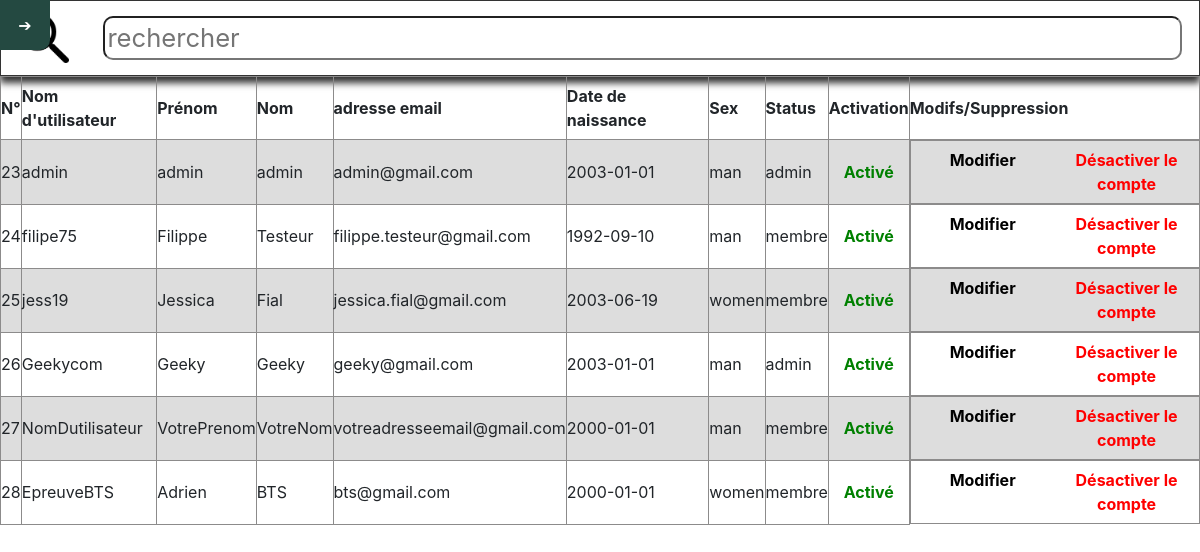
The app's page /admingestion.php?type=1 with its own data.
### tables this page shows
CREATE TABLE IF NOT EXISTS `users` (
  `ID_user` int(11) NOT NULL AUTO_INCREMENT,
  `username_user` varchar(50) NOT NULL,
  `firstname_user` varchar(50) NOT NULL,
  `lastname_user` varchar(50) NOT NULL,
  `email_user` varchar(50) NOT NULL,
  `birthday_user` date NOT NULL,
  `password_user` varchar(50) NOT NULL,
  `sex_user` varchar(15) NOT NULL,
  `tel_number_user` varchar(50) DEFAULT NULL,
  `billing_address_user` varchar(200) DEFAULT NULL,
  `delivery_address_user` varchar(200) DEFAULT NULL,
  `status_user` varchar(50) NOT NULL,
  `activate_user` tinyint(1) DEFAULT NULL,
  PRIMARY KEY (`ID_user`)
);

### admingestion.php (the view, shortened to what this page needs)
<!DOCTYPE html>
<html prefix="og: http://ogp.me/ns#">
<head>
    <link rel="stylesheet" href="css/formulary.css"/>
    <link rel="stylesheet" href="css/admingestion.css"/>
</head>
<body>
<?php require_once("header.php"); ?>
<?php
    if(isset($_GET['type']) AND $_GET['type'] == 1)
    {
        ?>
        <section class="container_search_ag">
            <form class="d-flex" id="form_client_ID" method="POST">
                <input type="search" name="searchCli" class="input_search_ag" placeholder="rechercher" value="<?php echo $_GET['value']; ?>"/>
            </form>
        </section>
        <section class="w-100">
            <table class="table_ag">
                <tr class="tr_ag">
                    <th>N°</th>
                    <th>Nom d'utilisateur</th>
                    <th>Prénom</th>
                    <th>Nom</th>
                    <th>adresse email</th>
                    <th>Date de naissance</th>
                    <th>Sex</th>
                    <th>Status</th>
                    <th>Activation</th>
                    <th>Modifs/Suppression</th>
                </tr>
                <?php
                $sql = "SELECT * FROM users";
                $sqlreq = mysqli_query($conn, $sql);
                while($fetch = $sqlreq->fetch_array())
                {
                ?>
                <tr class="tr_ag">
                    <td><?php echo $fetch['ID_user'];?></td>
                    <td><?php echo $fetch['username_user'];?></td>
                    <td><?php echo $fetch['firstname_user'];?></td>
                    <td><?php echo $fetch['lastname_user'];?></td>
                    <td><?php echo $fetch['email_user'];?></td>
                    <td><?php echo $fetch['birthday_user'];?></td>
                    <td><?php echo $fetch['sex_user'];?></td>
                    <td><?php echo $fetch['status_user'];?></td>
                    <td class="text-center"><?php
                        if($fetch['activate_user'] == 1) {
                            echo "<b style='color: green;'>Activé</b>";
                        }
                        else
                            {
                                echo "<b style='color:red;'>Desactivé</b>";
                            }
                        ?></td>
                    <td class="modif row w-100">
                        <a class="a_ text-center col-12 col-xs-12 col-s-6 col-sm-6 col-md-6 col-xl-6" href="#" data-numeroid="<?php echo $fetch['ID_user']; ?>" data-numeroid="<?php echo $fetch['ID_user']; ?>" data-type="modifier" onclick="modifier(this)"><b>Modifier</b></a>
                        <?php
                        if($fetch['activate_user'] == 0)
                            {
                                ?>
                        <a class="a_ modification text-center col-12 col-xs-12 col-s-6 col-sm-6 col-md-6 col-xl-6" href="#" data-numeroid="<?php echo $fetch['ID_user']; ?>" data-type="activer"  data-activate="1" onclick="check(this)"><b>activer le compte</b></a>
                        <?php
                            }
                        else
                            {
                                ?>
                        <a class="a_ delete text-center col-12 col-xs-12 col-s-6 col-sm-6 col-md-6 col-xl-6" href="#" data-numeroid="<?php echo $fetch['ID_user']; ?>" data-type="supprimer" data-activate="0" onclick="check(this)"><b>Désactiver le compte</b></a></td>
<?php
}?>
                </tr>
                <?php
                }
                ?>
            </table>
        </section>
<?php
    }
?>
</body>
</html>

### css/style.css (style rules this page uses)
body { background-color: white; }
.a_ { list-style: none; color: black; }
.delete { color: red; transition-duration: 0.1s; }

### css/admingestion.css (style rules this page uses)
body { overflow:auto; }
.container_search_ag { width: 100%; padding: 1% 0; border: 1px solid #333; box-shadow: 0 7px 7px #333; }
.input_search_ag { margin: auto; width: 90%; border-radius: 10px; font-size: 1.6rem; display: block; }
.table_ag, tbody .tr_ag { width: 100%; }
.tr_ag > th,td { width: fit-content; padding: 7px 0; border: 0.7px solid #8c8b8b; }
.tr_ag:nth-child(even) { background-color: #dddddd; }
.modif { margin: 0; }

### records on screen
users: ID_user "23", username_user "admin", firstname_user "admin", lastname_user "admin", email_user "admin@gmail.com", birthday_user "2003-01-01", sex_user "man", status_user "admin", activate_user "Activé"
users: ID_user "24", username_user "filipe75", firstname_user "Filippe", lastname_user "Testeur", email_user "filippe.testeur@gmail.com", birthday_user "1992-09-10", sex_user "man", status_user "membre", activate_user "Activé"
users: ID_user "25", username_user "jess19", firstname_user "Jessica", lastname_user "Fial", email_user "jessica.fial@gmail.com", birthday_user "2003-06-19", sex_user "women", status_user "membre", activate_user "Activé"
users: ID_user "26", username_user "Geekycom", firstname_user "Geeky", lastname_user "Geeky", email_user "geeky@gmail.com", birthday_user "2003-01-01", sex_user "man", status_user "admin", activate_user "Activé"
users: ID_user "27", username_user "NomDutilisateur", firstname_user "VotrePrenom", lastname_user "VotreNom", email_user "votreadresseemail@gmail.com", birthday_user "2000-01-01", sex_user "man", status_user "membre", activate_user "Activé"
users: ID_user "28", username_user "EpreuveBTS", firstname_user "Adrien", lastname_user "BTS", email_user "bts@gmail.com", birthday_user "2000-01-01", sex_user "women", status_user "membre", activate_user "Activé"
